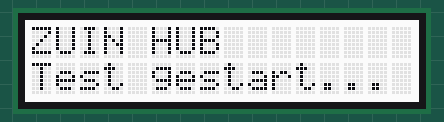
This sketch was run on a simulated Arduino Uno, built with avr-gcc and run on an emulated ATmega328P. Shown: 16×2 character LCD. What the sketch prints to the serial monitor is not drawn.

Above: at 0.1 s.
At 2.2 s:
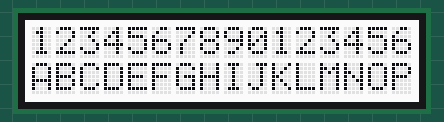
At 4.2 s:
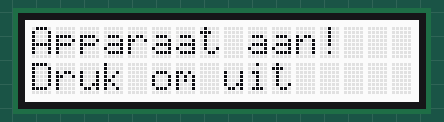
At 6.2 s:
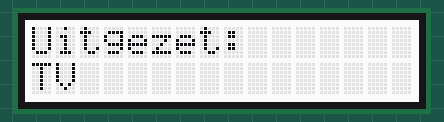
At 8.2 s:
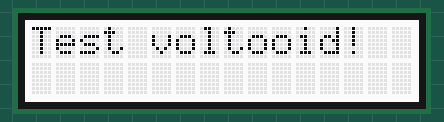

Measured:
- what the display in image 1 shows lasts 2.0 s, from 2.1 s to 4.1 s

The sketch:

Test_Scherm.ino
```cpp
// Testcode voor het LCD-scherm van de hub
// Doel: controleren of het scherm correct werkt

#include <Wire.h>
#include "rgb_lcd.h"

rgb_lcd lcd;

void setup() {
  Serial.begin(9600);
  lcd.begin(16, 2);

  Serial.println("LCD test gestart...");

  // Test 1: opstartbericht
  lcd.setCursor(0, 0);
  lcd.print("ZUIN HUB");
  lcd.setCursor(0, 1);
  lcd.print("Test gestart...");
  Serial.println("Test 1: opstartbericht");
  delay(2000);

  // Test 2: alle 16 karakters per rij
  lcd.clear();
  lcd.setCursor(0, 0);
  lcd.print("1234567890123456");
  lcd.setCursor(0, 1);
  lcd.print("ABCDEFGHIJKLMNOP");
  Serial.println("Test 2: alle karakters");
  delay(2000);

  // Test 3: hubberichten zoals in echte code
  lcd.clear();
  lcd.setCursor(0, 0);
  lcd.print("Apparaat aan!");
  lcd.setCursor(0, 1);
  lcd.print("Druk om uit");
  Serial.println("Test 3: hubbericht");
  delay(2000);

  // Test 4: uitgezet bericht
  lcd.clear();
  lcd.setCursor(0, 0);
  lcd.print("Uitgezet:");
  lcd.setCursor(0, 1);
  lcd.print("TV");
  Serial.println("Test 4: uitgezet bericht");
  delay(2000);

  // Afsluiten
  lcd.clear();
  lcd.print("Test voltooid!");
  Serial.println("Test voltooid!");
}

void loop() {
  // Leeg — test gebeurt eenmalig in setup
}
```
